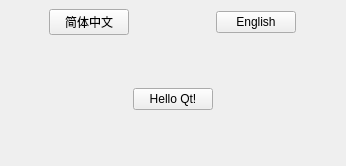
<?xml version="1.0" encoding="UTF-8"?>
<ui version="4.0">
 <class>MainWindow</class>
 <widget class="QMainWindow" name="MainWindow">
  <property name="geometry">
   <rect>
    <x>0</x>
    <y>0</y>
    <width>346</width>
    <height>166</height>
   </rect>
  </property>
  <property name="windowTitle">
   <string/>
  </property>
  <widget class="QWidget" name="centralwidget">
   <layout class="QVBoxLayout" name="verticalLayout">
    <item>
     <layout class="QHBoxLayout" name="horizontalLayout">
      <item alignment="Qt::AlignHCenter">
       <widget class="QPushButton" name="pushButton_2">
        <property name="text">
         <string notr="true">简体中文</string>
        </property>
       </widget>
      </item>
      <item alignment="Qt::AlignHCenter">
       <widget class="QPushButton" name="pushButton_3">
        <property name="text">
         <string notr="true">English</string>
        </property>
       </widget>
      </item>
     </layout>
    </item>
    <item>
     <spacer name="verticalSpacer">
      <property name="orientation">
       <enum>Qt::Vertical</enum>
      </property>
      <property name="sizeHint" stdset="0">
       <size>
        <width>20</width>
        <height>40</height>
       </size>
      </property>
     </spacer>
    </item>
    <item alignment="Qt::AlignHCenter">
     <widget class="QPushButton" name="pushButton">
      <property name="text">
       <string>Hello Qt!</string>
      </property>
     </widget>
    </item>
    <item>
     <spacer name="verticalSpacer_2">
      <property name="orientation">
       <enum>Qt::Vertical</enum>
      </property>
      <property name="sizeHint" stdset="0">
       <size>
        <width>20</width>
        <height>40</height>
       </size>
      </property>
     </spacer>
    </item>
   </layout>
  </widget>
 </widget>
 <resources/>
 <connections/>
</ui>
